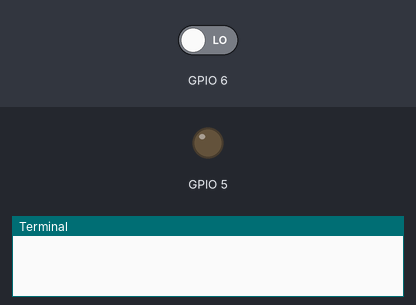
This program was run on a simulated Raspberry Pi (BCM pin numbers). On the bench: output pins drawn as LEDs (lit = HIGH), the last lines printed to the terminal. The inputs (shaded band) are chosen by the test bench; at power-on: GPIO 6 LOW.

Above: at 3.2 s.
3.3 s: GPIO 6 driven HIGH
At 9.2 s:
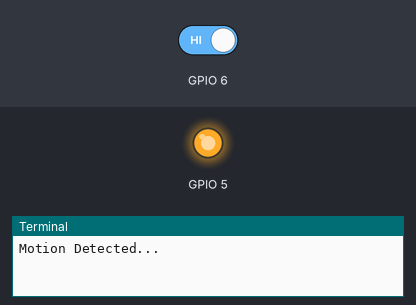
Timing chart, 0 to 10.9 s (numbered marks = the images above; inputs shaded):
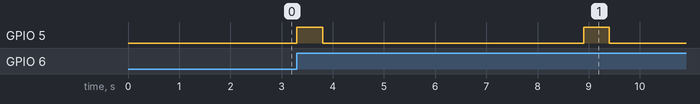

The program:

pir.py
```python
import RPi.GPIO as GPIO
import time

GPIO.setmode(GPIO.BCM)

GPIO.setup(6, GPIO.IN) #PIR
GPIO.setup(5, GPIO.OUT) #BUzzer

try:
    time.sleep(2) # to stabilize sensor
    while True:
        if GPIO.input(6):
            GPIO.output(5, True)
            time.sleep(0.5) #Buzzer turns on for 0.5 sec
            GPIO.output(5, False)
            print("Motion Detected...")
            time.sleep(5) #to avoid multiple detection
        time.sleep(0.1) #loop delay, should be less than detection delay

except:
    GPIO.cleanup()
```

Measured:
- after the input at 3.3 s, GPIO 5: alternates HIGH for 0.50 s and LOW for 5.1 s, starting at once
